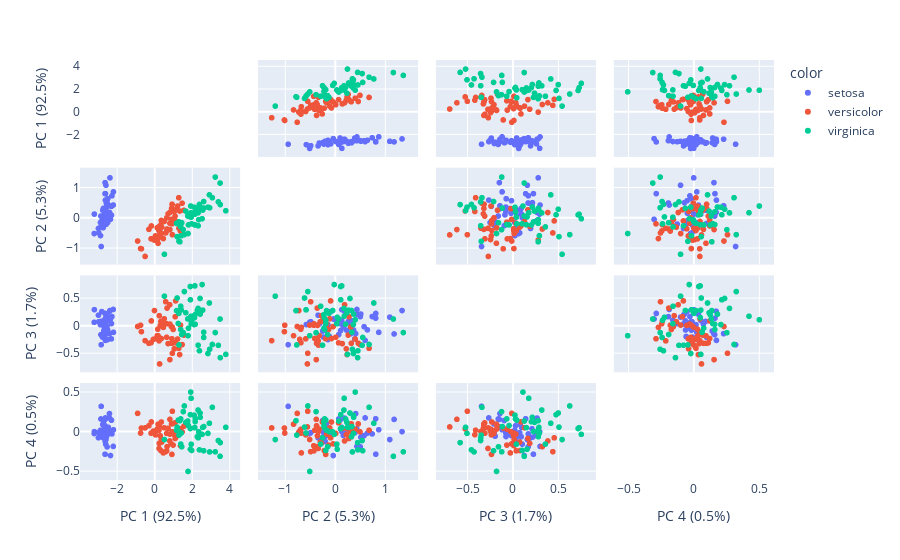

Write notebook code for a chart like this one.
### Markdown cell above
## Visualize all the principal components

### Code cell
df = px.data.iris()
features = ["sepal_width", "sepal_length", "petal_width", "petal_length"]

pca = PCA()
components = pca.fit_transform(df[features])
labels = {
    str(i): f"PC {i+1} ({var:.1f}%)"
    for i, var in enumerate(pca.explained_variance_ratio_ * 100)
}

fig = px.scatter_matrix(
    components,
    labels=labels,
    dimensions=range(4),
    color=df["species"]
)
fig.update_traces(diagonal_visible=False)
fig.show()
